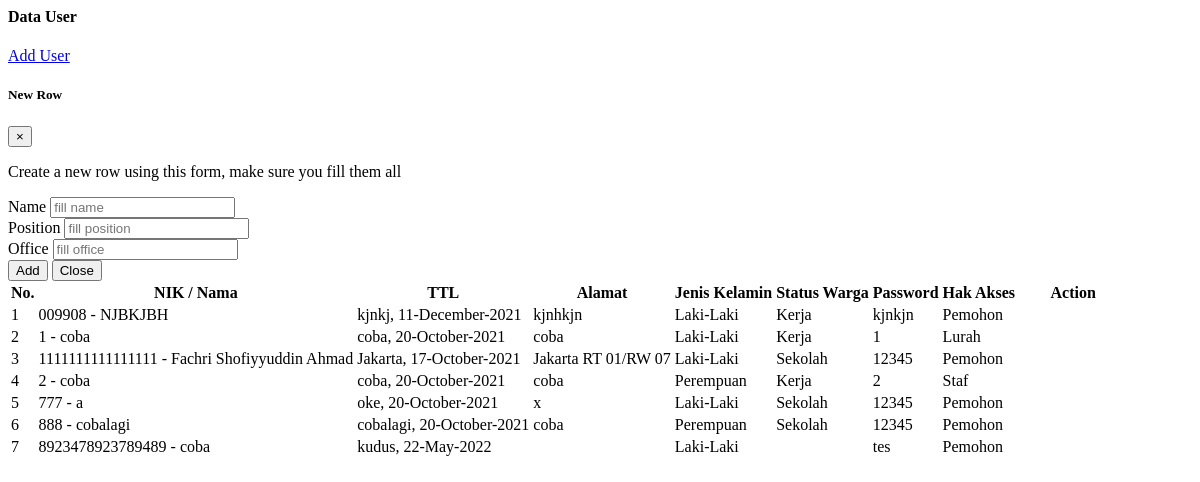
Before: /demo1/tampil_user.php with the older database file.
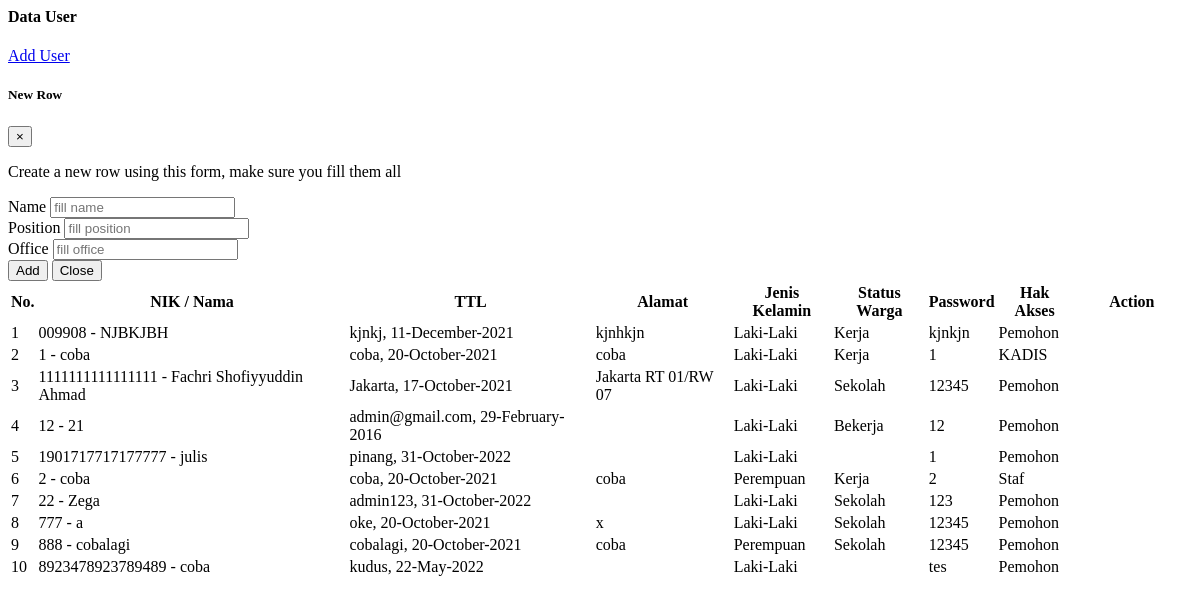
After: the same page with the newer database file.
### tables this page shows
CREATE TABLE `data_user` (
  `nik` varchar(16) NOT NULL,
  `password` varchar(225) NOT NULL,
  `hak_akses` varchar(225) NOT NULL,
  `nama` varchar(30) NOT NULL,
  `tanggal_lahir` date NOT NULL,
  `tempat_lahir` varchar(30) NOT NULL,
  `jekel` varchar(20) NOT NULL,
  `agama` varchar(20) NOT NULL,
  `alamat` text NOT NULL,
  `telepon` varchar(13) NOT NULL,
  `status_warga` varchar(30) NOT NULL
);

### demo1/tampil_user.php (the view, shortened to what this page needs)
<?php include '../konek.php'; ?>
<link href="css/sweetalert.css" rel="stylesheet" type="text/css">
<div class="page-inner">
    <div class="row">
        <div class="col-md-12">
            <div class="card">
                <div class="card-header">
                    <div class="d-flex align-items-center">
                        <h4 class="card-title">Data User</h4>
                            <a href="?halaman=tambah_user" class="btn btn-primary btn-round ml-auto">
                                    Add User
                            </a>
                    </div>
                </div>
                <div class="card-body">
                <div class="modal fade" id="addRowModal" tabindex="-1" role="dialog" aria-hidden="true">
                    <div class="modal-dialog" role="document">
                        <div class="modal-content">
                            <div class="modal-header no-bd">
                                <h5 class="modal-title">
                                    <span class="fw-mediumbold">
                                        New
                                    </span>
                                    <span class="fw-light">
                                        Row
                                    </span>
                                    </h5>
                                    <button type="button" class="close" data-dismiss="modal" aria-label="Close">
                                        <span aria-hidden="true">&times;</span>
                                    </button>
                            </div>
                            <div class="modal-body">
                                <p class="small">Create a new row using this form, make sure you fill them all</p>
                                <div class="row">
                                    <div class="col-sm-12">
                                        <div class="form-group form-group-default">
                                            <label>Name</label>
                                            <input id="addName" type="text" class="form-control" placeholder="fill name">
                                        </div>
                                    </div>
                                    <div class="col-md-6 pr-0">
                                        <div class="form-group form-group-default">
                                            <label>Position</label>
                                                <input id="addPosition" type="text" class="form-control" placeholder="fill position">
                                                                    </div>
                                                                </div>
                                                                <div class="col-md-6">
                                                                    <div class="form-group form-group-default">
                                                                        <label>Office</label>
                                                                        <input id="addOffice" type="text" class="form-control" placeholder="fill office">
                                                                    </div>
                                                                </div>
                                                            </div>
                                                    </div>
                                                    <div class="modal-footer no-bd">
                                                        <button type="button" id="addRowButton" class="btn btn-primary">Add</button>
                                                        <button type="button" class="btn btn-danger" data-dismiss="modal">Close</button>
                                                    </div>
                                                </div>
                                            </div>
                                        </div>
                                        <form action="">
                                            <div class="table-responsive">
                                                <table id="add" class="display table table-striped table-hover" >
                                                    <thead>
                                                        <tr>
                                                            <th>No.</th>
                                                            <th>NIK / Nama</th>
                                                            <th>TTL</th>
                                                            <th>Alamat</th>
                                                            <th>Jenis Kelamin</th>
                                                            <th>Status Warga</th>
                                                            <th>Password</th>
                                                            <th>Hak Akses</th>
                                                            <th style="width: 10%">Action</th>
                                                        </tr>
                                                    </thead>
                                                    <tbody>
                                                        <?php
                                                            $no=1;
                                                            $tampil = "SELECT * FROM data_user";
                                                            $query = mysqli_query($konek,$tampil);
                                                            while($data=mysqli_fetch_array($query,MYSQLI_BOTH)){
                                                                $username = $data['nik'];
                                                                $nama = $data['nama'];
                                                                $password = $data['password'];
                                                                $tempat = $data['tempat_lahir'];
                                                                $tanggal = $data['tanggal_lahir'];
                                                                $alamat = $data['alamat'];
                                                                $jekel = $data['jekel'];
                                                                $status_warga = $data['status_warga'];
                                                                $tanggal_lahir = date("d-F-Y", strtotime($tanggal));
                                                                $hak_akses = $data['hak_akses'];
                                                        ?>
                                                        <tr>
                                                            <td><?php echo $no++;?></td>
                                                            <td><?php echo $username.' - '.$nama;?></td>
                                                            <td><?php echo $tempat.", ".$tanggal_lahir;?></td>
                                                            <td><?php echo $alamat;?></td>
                                                            <td><?php echo $jekel;?></td>
                                                            <td><?php echo $status_warga;?></td>
                                                            <td><?php echo $password;?></td>
                                                            <td><?php echo $hak_akses;?></td>
                                                            <td>
                                                            </td>
                                                        </tr>
                                                        <?php
                                                            }
                                                        ?>
                                                    </tbody>
                                                </table>
                                            </div>
                                        </form>
                                    </div>
                                </div>
                        </div>
        </div>
</div>

Changed rows visible on the page:
changed data_user id 1: hak_akses "Lurah" → "KADIS"
added data_user: nik "12", nama "21", tempat_lahir "admin@gmail.com", tanggal_lahir "29-February-2016", jekel "Laki-Laki", status_warga "Bekerja", password "12", hak_akses "Pemohon"
added data_user: nik "1901717717177777", nama "julis", tempat_lahir "pinang", tanggal_lahir "31-October-2022", jekel "Laki-Laki", password "1", hak_akses "Pemohon"
added data_user: nik "22", nama "Zega", tempat_lahir "admin123", tanggal_lahir "31-October-2022", jekel "Laki-Laki", status_warga "Sekolah", password "123", hak_akses "Pemohon"
